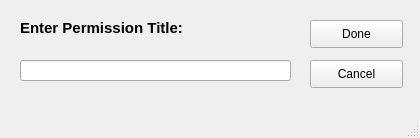
<?xml version="1.0" encoding="UTF-8"?>
<ui version="4.0">
 <class>MainWindow</class>
 <widget class="QMainWindow" name="MainWindow">
  <property name="geometry">
   <rect>
    <x>0</x>
    <y>0</y>
    <width>420</width>
    <height>138</height>
   </rect>
  </property>
  <property name="windowTitle">
   <string>MainWindow</string>
  </property>
  <widget class="QWidget" name="centralwidget">
   <widget class="QLineEdit" name="PermissionValue">
    <property name="geometry">
     <rect>
      <x>20</x>
      <y>60</y>
      <width>271</width>
      <height>21</height>
     </rect>
    </property>
   </widget>
   <widget class="QPushButton" name="Done_Button">
    <property name="geometry">
     <rect>
      <x>310</x>
      <y>20</y>
      <width>93</width>
      <height>28</height>
     </rect>
    </property>
    <property name="text">
     <string>Done</string>
    </property>
   </widget>
   <widget class="QLabel" name="label">
    <property name="geometry">
     <rect>
      <x>20</x>
      <y>20</y>
      <width>231</width>
      <height>16</height>
     </rect>
    </property>
    <property name="font">
     <font>
      <pointsize>11</pointsize>
      <weight>75</weight>
      <bold>true</bold>
     </font>
    </property>
    <property name="text">
     <string>Enter Permission Title:</string>
    </property>
   </widget>
   <widget class="QPushButton" name="Cancel_Button">
    <property name="geometry">
     <rect>
      <x>310</x>
      <y>60</y>
      <width>93</width>
      <height>28</height>
     </rect>
    </property>
    <property name="text">
     <string>Cancel</string>
    </property>
   </widget>
  </widget>
  <widget class="QMenuBar" name="menubar">
   <property name="geometry">
    <rect>
     <x>0</x>
     <y>0</y>
     <width>420</width>
     <height>26</height>
    </rect>
   </property>
  </widget>
  <widget class="QStatusBar" name="statusbar"/>
 </widget>
 <resources/>
 <connections/>
</ui>
